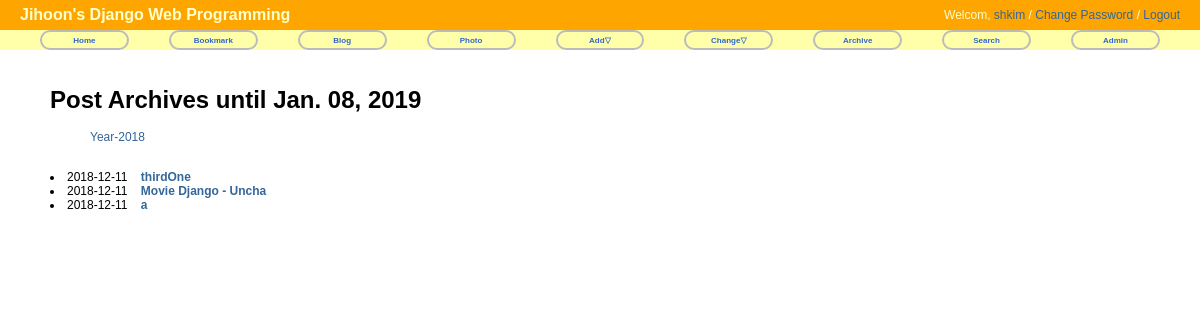
/blog/archive/, run on an earlier commit of the app's database.
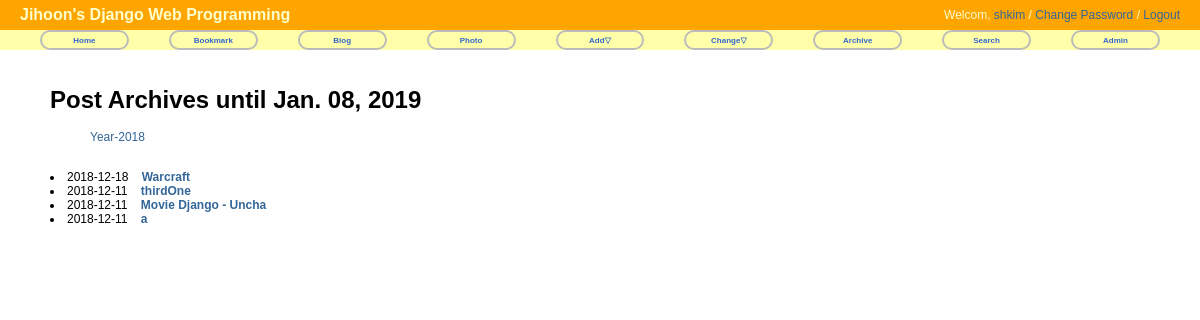
And on a later commit of the database.
### blog/models.py (models this page shows, shortened)
@python_2_unicode_compatible
class Post(models.Model):
	title = models.CharField('TITLE', max_length=50)
	slug = models.SlugField('SLUG', unique=True, allow_unicode=True, help_text = 'one word for title alias.')
	description = models.CharField('DESCRIPTION', max_length=100, blank = True, help_text='simple description text.')
	content = models.TextField('CONTENT')
	create_date = models.DateTimeField('Create Date', auto_now_add = True)
	modify_date = models.DateTimeField('Modify Date', auto_now = True)
	tag = TagField()			#added
	class Meta:
			verbose_name = 'post'
			verbose_name_plural = 'posts'
			db_table = 'my_post'
			ordering = ('-modify_date',)
	def get_absolute_url(self):
		return reverse('blog:post_detail', args=(self.slug,))

### blog/views.py (the view)
class PostAV(ArchiveIndexView):
	model = Post
	date_field = 'modify_date'

### blog/templates/blog/post_archive.html (shortened to what this page needs)
{% extends "base.html" %}
{% block content %}
<div id="content">
<h1>Post Archives until {% now "N d, Y"%}</h1>
<ul>
	{% for date in date_list %}
	<li style="display: inline;">
		<a href="{% url 'blog:post_year_archive' date|date:'Y' %}">Year-{{ date|date:"Y" }}</a></li>
	{% endfor %}
</ul>
<br/>
<div>
	<ur>
		{% for post in object_list %}
		<li>{{ post.modify_date|date:"Y-m-d"}}&nbsp;&nbsp;&nbsp;
		<a href="{{ post.get_absolute_url }}"><strong>{{ post.title }}</strong></a></li>
		{% endfor %}
	</ur>
</div>
</div>
{% endblock %}

What changed in the data, as far as the page shows it:
added Post: modify_date "2018-12-18", title "Warcraft"
